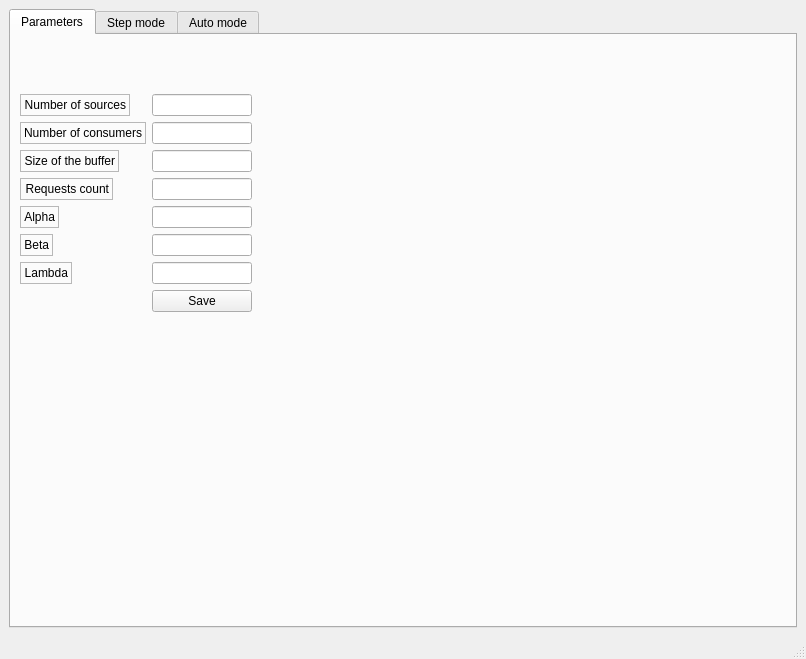
<?xml version="1.0" encoding="UTF-8"?>
<ui version="4.0">
 <class>MainWindow</class>
 <widget class="QMainWindow" name="MainWindow">
  <property name="geometry">
   <rect>
    <x>0</x>
    <y>0</y>
    <width>806</width>
    <height>659</height>
   </rect>
  </property>
  <property name="baseSize">
   <size>
    <width>600</width>
    <height>700</height>
   </size>
  </property>
  <property name="windowTitle">
   <string>MainWindow</string>
  </property>
  <widget class="QWidget" name="centralwidget">
   <layout class="QHBoxLayout" name="horizontalLayout_2">
    <item>
     <widget class="QTabWidget" name="mainTabs">
      <property name="sizePolicy">
       <sizepolicy hsizetype="Expanding" vsizetype="Expanding">
        <horstretch>0</horstretch>
        <verstretch>0</verstretch>
       </sizepolicy>
      </property>
      <property name="maximumSize">
       <size>
        <width>16777215</width>
        <height>16777215</height>
       </size>
      </property>
      <property name="tabletTracking">
       <bool>false</bool>
      </property>
      <property name="toolTip">
       <string notr="true"/>
      </property>
      <property name="statusTip">
       <string notr="true"/>
      </property>
      <property name="whatsThis">
       <string notr="true"/>
      </property>
      <property name="tabShape">
       <enum>QTabWidget::Rounded</enum>
      </property>
      <property name="currentIndex">
       <number>0</number>
      </property>
      <widget class="QWidget" name="paramTab">
       <property name="enabled">
        <bool>true</bool>
       </property>
       <property name="toolTip">
        <string notr="true"/>
       </property>
       <property name="statusTip">
        <string notr="true"/>
       </property>
       <property name="whatsThis">
        <string notr="true"/>
       </property>
       <attribute name="title">
        <string>Parameters</string>
       </attribute>
       <layout class="QGridLayout" name="gridLayout">
        <item row="0" column="0">
         <layout class="QFormLayout" name="formLayout">
          <property name="sizeConstraint">
           <enum>QLayout::SetDefaultConstraint</enum>
          </property>
          <property name="rowWrapPolicy">
           <enum>QFormLayout::DontWrapRows</enum>
          </property>
          <property name="formAlignment">
           <set>Qt::AlignLeading|Qt::AlignLeft|Qt::AlignTop</set>
          </property>
          <property name="leftMargin">
           <number>0</number>
          </property>
          <property name="topMargin">
           <number>50</number>
          </property>
          <item row="0" column="0">
           <widget class="QLabel" name="numSourcesLabel">
            <property name="layoutDirection">
             <enum>Qt::LeftToRight</enum>
            </property>
            <property name="autoFillBackground">
             <bool>false</bool>
            </property>
            <property name="frameShape">
             <enum>QFrame::StyledPanel</enum>
            </property>
            <property name="frameShadow">
             <enum>QFrame::Raised</enum>
            </property>
            <property name="text">
             <string>Number of sources</string>
            </property>
            <property name="textFormat">
             <enum>Qt::PlainText</enum>
            </property>
            <property name="scaledContents">
             <bool>true</bool>
            </property>
            <property name="alignment">
             <set>Qt::AlignRight|Qt::AlignTrailing|Qt::AlignVCenter</set>
            </property>
            <property name="wordWrap">
             <bool>true</bool>
            </property>
            <property name="textInteractionFlags">
             <set>Qt::NoTextInteraction</set>
            </property>
           </widget>
          </item>
          <item row="0" column="1">
           <widget class="QLineEdit" name="numSourcesLineEd">
            <property name="maximumSize">
             <size>
              <width>100</width>
              <height>16777215</height>
             </size>
            </property>
            <property name="maxLength">
             <number>3</number>
            </property>
            <property name="cursorPosition">
             <number>0</number>
            </property>
            <property name="dragEnabled">
             <bool>true</bool>
            </property>
            <property name="cursorMoveStyle">
             <enum>Qt::LogicalMoveStyle</enum>
            </property>
           </widget>
          </item>
          <item row="1" column="0">
           <widget class="QLabel" name="numConsumerslable">
            <property name="layoutDirection">
             <enum>Qt::LeftToRight</enum>
            </property>
            <property name="autoFillBackground">
             <bool>false</bool>
            </property>
            <property name="frameShape">
             <enum>QFrame::StyledPanel</enum>
            </property>
            <property name="frameShadow">
             <enum>QFrame::Raised</enum>
            </property>
            <property name="text">
             <string>Number of consumers</string>
            </property>
            <property name="textFormat">
             <enum>Qt::PlainText</enum>
            </property>
            <property name="scaledContents">
             <bool>true</bool>
            </property>
            <property name="alignment">
             <set>Qt::AlignRight|Qt::AlignTrailing|Qt::AlignVCenter</set>
            </property>
            <property name="wordWrap">
             <bool>true</bool>
            </property>
            <property name="textInteractionFlags">
             <set>Qt::NoTextInteraction</set>
            </property>
           </widget>
          </item>
          <item row="1" column="1">
           <widget class="QLineEdit" name="numOfConsumersLineEd">
            <property name="maximumSize">
             <size>
              <width>100</width>
              <height>16777215</height>
             </size>
            </property>
            <property name="text">
             <string/>
            </property>
            <property name="maxLength">
             <number>3</number>
            </property>
            <property name="cursorPosition">
             <number>0</number>
            </property>
            <property name="dragEnabled">
             <bool>true</bool>
            </property>
            <property name="cursorMoveStyle">
             <enum>Qt::LogicalMoveStyle</enum>
            </property>
           </widget>
          </item>
          <item row="2" column="0">
           <widget class="QLabel" name="sizeBufferLabel">
            <property name="layoutDirection">
             <enum>Qt::LeftToRight</enum>
            </property>
            <property name="autoFillBackground">
             <bool>false</bool>
            </property>
            <property name="frameShape">
             <enum>QFrame::StyledPanel</enum>
            </property>
            <property name="frameShadow">
             <enum>QFrame::Raised</enum>
            </property>
            <property name="text">
             <string>Size of the buffer</string>
            </property>
            <property name="textFormat">
             <enum>Qt::PlainText</enum>
            </property>
            <property name="scaledContents">
             <bool>true</bool>
            </property>
            <property name="alignment">
             <set>Qt::AlignRight|Qt::AlignTrailing|Qt::AlignVCenter</set>
            </property>
            <property name="wordWrap">
             <bool>true</bool>
            </property>
            <property name="textInteractionFlags">
             <set>Qt::NoTextInteraction</set>
            </property>
           </widget>
          </item>
          <item row="2" column="1">
           <widget class="QLineEdit" name="sizeBufferLineEd">
            <property name="maximumSize">
             <size>
              <width>100</width>
              <height>16777215</height>
             </size>
            </property>
            <property name="maxLength">
             <number>3</number>
            </property>
            <property name="cursorPosition">
             <number>0</number>
            </property>
           </widget>
          </item>
          <item row="3" column="0">
           <widget class="QLabel" name="requestCountLabel">
            <property name="layoutDirection">
             <enum>Qt::LeftToRight</enum>
            </property>
            <property name="autoFillBackground">
             <bool>false</bool>
            </property>
            <property name="frameShape">
             <enum>QFrame::StyledPanel</enum>
            </property>
            <property name="frameShadow">
             <enum>QFrame::Raised</enum>
            </property>
            <property name="text">
             <string>Requests count</string>
            </property>
            <property name="textFormat">
             <enum>Qt::PlainText</enum>
            </property>
            <property name="scaledContents">
             <bool>true</bool>
            </property>
            <property name="alignment">
             <set>Qt::AlignRight|Qt::AlignTrailing|Qt::AlignVCenter</set>
            </property>
            <property name="wordWrap">
             <bool>true</bool>
            </property>
            <property name="textInteractionFlags">
             <set>Qt::NoTextInteraction</set>
            </property>
           </widget>
          </item>
          <item row="3" column="1">
           <widget class="QLineEdit" name="requestCountLineEd">
            <property name="maximumSize">
             <size>
              <width>100</width>
              <height>16777215</height>
             </size>
            </property>
            <property name="maxLength">
             <number>5</number>
            </property>
            <property name="cursorPosition">
             <number>0</number>
            </property>
           </widget>
          </item>
          <item row="4" column="0">
           <widget class="QLabel" name="alphaLabel">
            <property name="layoutDirection">
             <enum>Qt::LeftToRight</enum>
            </property>
            <property name="autoFillBackground">
             <bool>false</bool>
            </property>
            <property name="frameShape">
             <enum>QFrame::StyledPanel</enum>
            </property>
            <property name="frameShadow">
             <enum>QFrame::Raised</enum>
            </property>
            <property name="text">
             <string>Alpha</string>
            </property>
            <property name="textFormat">
             <enum>Qt::PlainText</enum>
            </property>
            <property name="scaledContents">
             <bool>true</bool>
            </property>
            <property name="alignment">
             <set>Qt::AlignRight|Qt::AlignTrailing|Qt::AlignVCenter</set>
            </property>
            <property name="wordWrap">
             <bool>true</bool>
            </property>
            <property name="textInteractionFlags">
             <set>Qt::NoTextInteraction</set>
            </property>
           </widget>
          </item>
          <item row="4" column="1">
           <widget class="QLineEdit" name="alphaLineEd">
            <property name="maximumSize">
             <size>
              <width>100</width>
              <height>16777215</height>
             </size>
            </property>
            <property name="maxLength">
             <number>3</number>
            </property>
            <property name="cursorPosition">
             <number>0</number>
            </property>
           </widget>
          </item>
          <item row="5" column="0">
           <widget class="QLabel" name="betaLabel">
            <property name="layoutDirection">
             <enum>Qt::LeftToRight</enum>
            </property>
            <property name="autoFillBackground">
             <bool>false</bool>
            </property>
            <property name="frameShape">
             <enum>QFrame::StyledPanel</enum>
            </property>
            <property name="frameShadow">
             <enum>QFrame::Raised</enum>
            </property>
            <property name="text">
             <string>Beta</string>
            </property>
            <property name="textFormat">
             <enum>Qt::PlainText</enum>
            </property>
            <property name="scaledContents">
             <bool>true</bool>
            </property>
            <property name="alignment">
             <set>Qt::AlignRight|Qt::AlignTrailing|Qt::AlignVCenter</set>
            </property>
            <property name="wordWrap">
             <bool>true</bool>
            </property>
            <property name="textInteractionFlags">
             <set>Qt::NoTextInteraction</set>
            </property>
           </widget>
          </item>
          <item row="5" column="1">
           <widget class="QLineEdit" name="betaLineEd">
            <property name="maximumSize">
             <size>
              <width>100</width>
              <height>16777215</height>
             </size>
            </property>
            <property name="maxLength">
             <number>3</number>
            </property>
            <property name="cursorPosition">
             <number>0</number>
            </property>
           </widget>
          </item>
          <item row="6" column="0">
           <widget class="QLabel" name="nambdaLabel">
            <property name="layoutDirection">
             <enum>Qt::LeftToRight</enum>
            </property>
            <property name="autoFillBackground">
             <bool>false</bool>
            </property>
            <property name="frameShape">
             <enum>QFrame::StyledPanel</enum>
            </property>
            <property name="frameShadow">
             <enum>QFrame::Raised</enum>
            </property>
            <property name="text">
             <string>Lambda</string>
            </property>
            <property name="textFormat">
             <enum>Qt::PlainText</enum>
            </property>
            <property name="scaledContents">
             <bool>true</bool>
            </property>
            <property name="alignment">
             <set>Qt::AlignRight|Qt::AlignTrailing|Qt::AlignVCenter</set>
            </property>
            <property name="wordWrap">
             <bool>true</bool>
            </property>
            <property name="textInteractionFlags">
             <set>Qt::NoTextInteraction</set>
            </property>
           </widget>
          </item>
          <item row="6" column="1">
           <widget class="QLineEdit" name="lambdaLineEd">
            <property name="maximumSize">
             <size>
              <width>100</width>
              <height>16777215</height>
             </size>
            </property>
            <property name="maxLength">
             <number>3</number>
            </property>
            <property name="cursorPosition">
             <number>0</number>
            </property>
           </widget>
          </item>
          <item row="7" column="1">
           <widget class="QPushButton" name="saveButton">
            <property name="maximumSize">
             <size>
              <width>100</width>
              <height>16777215</height>
             </size>
            </property>
            <property name="text">
             <string>Save</string>
            </property>
            <property name="flat">
             <bool>false</bool>
            </property>
           </widget>
          </item>
         </layout>
        </item>
       </layout>
      </widget>
      <widget class="QWidget" name="stepModeTab">
       <attribute name="title">
        <string>Step mode</string>
       </attribute>
       <layout class="QGridLayout" name="gridLayout_5">
        <item row="0" column="0">
         <layout class="QHBoxLayout" name="horizontalLayout">
          <item>
           <widget class="QPushButton" name="resetButton">
            <property name="text">
             <string>Reset</string>
            </property>
           </widget>
          </item>
          <item>
           <widget class="QPushButton" name="nextStepButton">
            <property name="text">
             <string>Next step</string>
            </property>
           </widget>
          </item>
          <item>
           <widget class="QPushButton" name="allSteps_button">
            <property name="text">
             <string>All steps</string>
            </property>
           </widget>
          </item>
         </layout>
        </item>
        <item row="1" column="0">
         <widget class="QTabWidget" name="stepModeTabMenu">
          <property name="currentIndex">
           <number>0</number>
          </property>
          <widget class="QWidget" name="tabTable">
           <attribute name="title">
            <string>Table</string>
           </attribute>
           <layout class="QGridLayout" name="gridLayout_3">
            <item row="1" column="0">
             <widget class="QTableWidget" name="resultsTableWidget">
              <property name="acceptDrops">
               <bool>true</bool>
              </property>
              <attribute name="horizontalHeaderVisible">
               <bool>false</bool>
              </attribute>
             </widget>
            </item>
           </layout>
          </widget>
         </widget>
        </item>
       </layout>
      </widget>
      <widget class="QWidget" name="autoModeTab">
       <attribute name="title">
        <string>Auto mode</string>
       </attribute>
       <layout class="QVBoxLayout" name="verticalLayout">
        <item>
         <widget class="QTableWidget" name="resultsTotalTableWidget1">
          <property name="acceptDrops">
           <bool>true</bool>
          </property>
          <attribute name="horizontalHeaderVisible">
           <bool>false</bool>
          </attribute>
         </widget>
        </item>
        <item>
         <widget class="QTableWidget" name="resultsTotalTableWidget3"/>
        </item>
       </layout>
      </widget>
     </widget>
    </item>
   </layout>
  </widget>
  <widget class="QMenuBar" name="menubar">
   <property name="geometry">
    <rect>
     <x>0</x>
     <y>0</y>
     <width>806</width>
     <height>31</height>
    </rect>
   </property>
  </widget>
  <widget class="QStatusBar" name="statusbar"/>
 </widget>
 <tabstops>
  <tabstop>mainTabs</tabstop>
  <tabstop>numSourcesLineEd</tabstop>
  <tabstop>numOfConsumersLineEd</tabstop>
  <tabstop>sizeBufferLineEd</tabstop>
  <tabstop>requestCountLineEd</tabstop>
  <tabstop>alphaLineEd</tabstop>
  <tabstop>betaLineEd</tabstop>
  <tabstop>lambdaLineEd</tabstop>
  <tabstop>saveButton</tabstop>
 </tabstops>
 <resources/>
 <connections/>
</ui>
